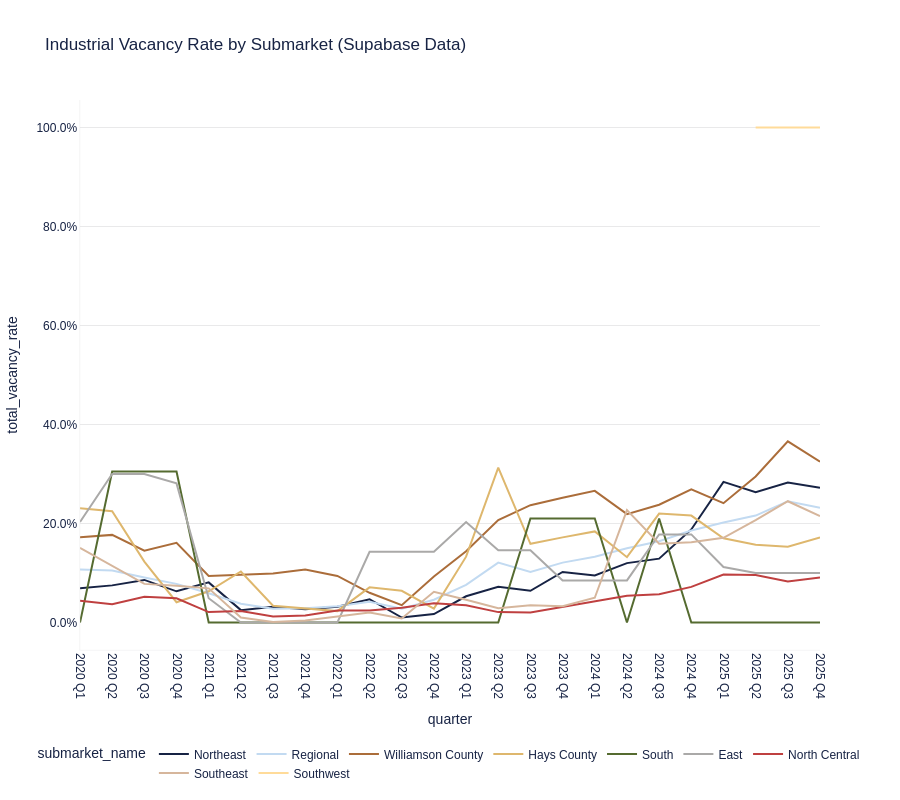

Source (notebook cell):
### Code cell
# Generate Aquila-styled line chart
# Adjust column names based on your actual data

# Use 'quarter' as the x-axis directly (as "YYYY Q#" format, e.g., "2020 Q1")
# Do not convert to datetime/PeriodIndex since format is "2020 Q1" and not parseable by pandas
if 'quarter' in df.columns:
    df['quarter'] = df['quarter'].astype(str).str.strip()

# Create the chart
fig = aquila_styled_line_chart(
    df[df['property_type'] == 'Industrial'],
    x='quarter',
    y='total_vacancy_rate',  # Adjust to your column name
    color='submarket_name',   # Adjust to your column name
    title='Industrial Vacancy Rate by Submarket (Supabase Data)',
    height=800
)

# Format y-axis as percentage
fig.update_yaxes(tickformat='.1%')

# Display the chart
fig.show()

# Export to HTML
fig.write_html('charts/supabase_industrial_vacancy.html')
print("\n✓ Chart saved to charts/supabase_industrial_vacancy.html")

### Figure 1 — Plotly figure (JSON) as saved in the notebook; plotly's stock layout.template omitted (floating-point values rounded to 4 significant figures)
{"data": [{"hovertemplate": "submarket_name=Northeast<br>quarter=%{x}<br>total_vacancy_rate=%{y}<extra></extra>", "legendgroup": "Northeast", "line": {"color": "#172344", "dash": "solid"}, "marker": {"symbol": "circle"}, "mode": "lines", "name": "Northeast", "orientation": "v", "showlegend": true, "type": "scatter", "x": ["2020 Q1", "2020 Q2", "2020 Q3", "2020 Q4", "2021 Q1", "2021 Q2", "2021 Q3", "2021 Q4", "2022 Q1", "2022 Q2", "2022 Q3", "2022 Q4", "2023 Q1", "2023 Q2", "2023 Q3", "2023 Q4", "2024 Q1", "2024 Q2", "2024 Q3", "2024 Q4", "2025 Q1", "2025 Q2", "2025 Q3", "2025 Q4"], "xaxis": "x", "y": [0.069, 0.075, 0.086, 0.063, 0.081, 0.025, 0.032, 0.027, 0.032, 0.047, 0.01, 0.017, 0.053, 0.072, 0.064, 0.102, 0.095, 0.12, 0.129, 0.188, 0.284, 0.263, 0.283, 0.272], "yaxis": "y"}, {"hovertemplate": "submarket_name=Regional<br>quarter=%{x}<br>total_vacancy_rate=%{y}<extra></extra>", "legendgroup": "Regional", "line": {"color": "#C2DAF1", "dash": "solid"}, "marker": {"symbol": "circle"}, "mode": "lines", "name": "Regional", "orientation": "v", "showlegend": true, "type": "scatter", "x": ["2020 Q1", "2020 Q2", "2020 Q3", "2020 Q4", "2021 Q1", "2021 Q2", "2021 Q3", "2021 Q4", "2022 Q1", "2022 Q2", "2022 Q3", "2022 Q4", "2023 Q1", "2023 Q2", "2023 Q3", "2023 Q4", "2024 Q1", "2024 Q2", "2024 Q3", "2024 Q4", "2025 Q1", "2025 Q2", "2025 Q3", "2025 Q4"], "xaxis": "x", "y": [0.107, 0.105, 0.091, 0.078, 0.059, 0.038, 0.028, 0.029, 0.033, 0.042, 0.028, 0.046, 0.076, 0.121, 0.102, 0.121, 0.133, 0.15, 0.164, 0.186, 0.202, 0.216, 0.245, 0.232], "yaxis": "y"}, {"hovertemplate": "submarket_name=Williamson County<br>quarter=%{x}<br>total_vacancy_rate=%{y}<extra></extra>", "legendgroup": "Williamson County", "line": {"color": "#AB6D3A", "dash": "solid"}, "marker": {"symbol": "circle"}, "mode": "lines", "name": "Williamson County", "orientation": "v", "showlegend": true, "type": "scatter", "x": ["2020 Q1", "2020 Q2", "2020 Q3", "2020 Q4", "2021 Q1", "2021 Q2", "2021 Q3", "2021 Q4", "2022 Q1", "2022 Q2", "2022 Q3", "2022 Q4", "2023 Q1", "2023 Q2", "2023 Q3", "2023 Q4", "2024 Q1", "2024 Q2", "2024 Q3", "2024 Q4", "2025 Q1", "2025 Q2", "2025 Q3", "2025 Q4"], "xaxis": "x", "y": [0.172, 0.177, 0.145, 0.161, 0.094, 0.096, 0.099, 0.107, 0.094, 0.06, 0.035, 0.093, 0.144, 0.207, 0.237, 0.252, 0.266, 0.219, 0.238, 0.269, 0.241, 0.295, 0.366, 0.325], "yaxis": "y"}, {"hovertemplate": "submarket_name=Hays County<br>quarter=%{x}<br>total_vacancy_rate=%{y}<extra></extra>", "legendgroup": "Hays County", "line": {"color": "#DEB76D", "dash": "solid"}, "marker": {"symbol": "circle"}, "mode": "lines", "name": "Hays County", "orientation": "v", "showlegend": true, "type": "scatter", "x": ["2020 Q1", "2020 Q2", "2020 Q3", "2020 Q4", "2021 Q1", "2021 Q2", "2021 Q3", "2021 Q4", "2022 Q1", "2022 Q2", "2022 Q3", "2022 Q4", "2023 Q1", "2023 Q2", "2023 Q3", "2023 Q4", "2024 Q1", "2024 Q2", "2024 Q3", "2024 Q4", "2025 Q1", "2025 Q2", "2025 Q3", "2025 Q4"], "xaxis": "x", "y": [0.231, 0.225, 0.123, 0.041, 0.063, 0.103, 0.034, 0.028, 0.023, 0.071, 0.064, 0.028, 0.133, 0.313, 0.159, 0.172, 0.184, 0.132, 0.22, 0.216, 0.17, 0.157, 0.153, 0.172], "yaxis": "y"}, {"hovertemplate": "submarket_name=South<br>quarter=%{x}<br>total_vacancy_rate=%{y}<extra></extra>", "legendgroup": "South", "line": {"color": "#556B30", "dash": "solid"}, "marker": {"symbol": "circle"}, "mode": "lines", "name": "South", "orientation": "v", "showlegend": true, "type": "scatter", "x": ["2020 Q1", "2020 Q2", "2020 Q3", "2020 Q4", "2021 Q1", "2021 Q2", "2021 Q3", "2021 Q4", "2022 Q1", "2022 Q2", "2022 Q3", "2022 Q4", "2023 Q1", "2023 Q2", "2023 Q3", "2023 Q4", "2024 Q1", "2024 Q2", "2024 Q3", "2024 Q4", "2025 Q1", "2025 Q2", "2025 Q3", "2025 Q4"], "xaxis": "x", "y": [0, 0.305, 0.305, 0.305, 0, 0, 0, 0, 0, 0, 0, 0, 0, 0, 0.21, 0.21, 0.21, 0, 0.21, 0, 0, 0, 0, 0], "yaxis": "y"}, {"hovertemplate": "submarket_name=East<br>quarter=%{x}<br>total_vacancy_rate=%{y}<extra></extra>", "legendgroup": "East", "line": {"color": "#AAA9A8", "dash": "solid"}, "marker": {"symbol": "circle"}, "mode": "lines", "name": "East", "orientation": "v", "showlegend": true, "type": "scatter", "x": ["2020 Q1", "2020 Q2", "2020 Q3", "2020 Q4", "2021 Q1", "2021 Q2", "2021 Q3", "2021 Q4", "2022 Q1", "2022 Q2", "2022 Q3", "2022 Q4", "2023 Q1", "2023 Q2", "2023 Q3", "2023 Q4", "2024 Q1", "2024 Q2", "2024 Q3", "2024 Q4", "2025 Q1", "2025 Q2", "2025 Q3", "2025 Q4"], "xaxis": "x", "y": [0.203, 0.3, 0.3, 0.281, 0.049, 0, 0, 0, 0, 0.143, 0.143, 0.143, 0.203, 0.146, 0.146, 0.085, 0.085, 0.085, 0.178, 0.178, 0.112, 0.1, 0.1, 0.1], "yaxis": "y"}, {"hovertemplate": "submarket_name=North Central<br>quarter=%{x}<br>total_vacancy_rate=%{y}<extra></extra>", "legendgroup": "North Central", "line": {"color": "#BF4040", "dash": "solid"}, "marker": {"symbol": "circle"}, "mode": "lines", "name": "North Central", "orientation": "v", "showlegend": true, "type": "scatter", "x": ["2020 Q1", "2020 Q2", "2020 Q3", "2020 Q4", "2021 Q1", "2021 Q2", "2021 Q3", "2021 Q4", "2022 Q1", "2022 Q2", "2022 Q3", "2022 Q4", "2023 Q1", "2023 Q2", "2023 Q3", "2023 Q4", "2024 Q1", "2024 Q2", "2024 Q3", "2024 Q4", "2025 Q1", "2025 Q2", "2025 Q3", "2025 Q4"], "xaxis": "x", "y": [0.044, 0.037, 0.052, 0.049, 0.021, 0.023, 0.012, 0.014, 0.024, 0.024, 0.03, 0.039, 0.035, 0.021, 0.02, 0.031, 0.043, 0.054, 0.057, 0.072, 0.097, 0.096, 0.083, 0.091], "yaxis": "y"}, {"hovertemplate": "submarket_name=Southeast<br>quarter=%{x}<br>total_vacancy_rate=%{y}<extra></extra>", "legendgroup": "Southeast", "line": {"color": "#D6B69C", "dash": "solid"}, "marker": {"symbol": "circle"}, "mode": "lines", "name": "Southeast", "orientation": "v", "showlegend": true, "type": "scatter", "x": ["2020 Q1", "2020 Q2", "2020 Q3", "2020 Q4", "2021 Q1", "2021 Q2", "2021 Q3", "2021 Q4", "2022 Q1", "2022 Q2", "2022 Q3", "2022 Q4", "2023 Q1", "2023 Q2", "2023 Q3", "2023 Q4", "2024 Q1", "2024 Q2", "2024 Q3", "2024 Q4", "2025 Q1", "2025 Q2", "2025 Q3", "2025 Q4"], "xaxis": "x", "y": [0.151, 0.115, 0.078, 0.074, 0.069, 0.01, 0.001, 0.004, 0.012, 0.02, 0.008, 0.062, 0.046, 0.029, 0.035, 0.033, 0.05, 0.227, 0.159, 0.162, 0.171, 0.207, 0.245, 0.215], "yaxis": "y"}, {"hovertemplate": "submarket_name=Southwest<br>quarter=%{x}<br>total_vacancy_rate=%{y}<extra></extra>", "legendgroup": "Southwest", "line": {"color": "#FFDB99", "dash": "solid"}, "marker": {"symbol": "circle"}, "mode": "lines", "name": "Southwest", "orientation": "v", "showlegend": true, "type": "scatter", "x": ["2025 Q2", "2025 Q3", "2025 Q4"], "xaxis": "x", "y": [1, 1, 1], "yaxis": "y"}], "layout": {"font": {"color": "#172344", "family": "Futura LT Pro, Futura, Arial, sans-serif"}, "height": 800, "legend": {"orientation": "h", "title": {"font": {"family": "Futura LT Pro, Futura, Arial, sans-serif"}, "text": "submarket_name"}, "tracegroupgap": 0, "x": 0.5, "xanchor": "center", "y": -0.25, "yanchor": "bottom"}, "margin": {"b": 100}, "paper_bgcolor": "white", "plot_bgcolor": "white", "title": {"font": {"family": "Futura LT Pro, Futura, Arial, sans-serif"}, "text": "Industrial Vacancy Rate by Submarket (Supabase Data)"}, "xaxis": {"anchor": "y", "domain": [0, 1], "linecolor": "#e9e9ea", "linewidth": 0.5, "mirror": false, "showgrid": false, "showline": true, "tickangle": 90, "title": {"text": "quarter"}, "zeroline": false}, "yaxis": {"anchor": "x", "domain": [0, 1], "gridcolor": "#e9e9ea", "linecolor": "#e9e9ea", "linewidth": 0.5, "mirror": false, "showgrid": true, "showline": true, "tickformat": ".1%", "title": {"text": "total_vacancy_rate"}, "zeroline": true}}}
